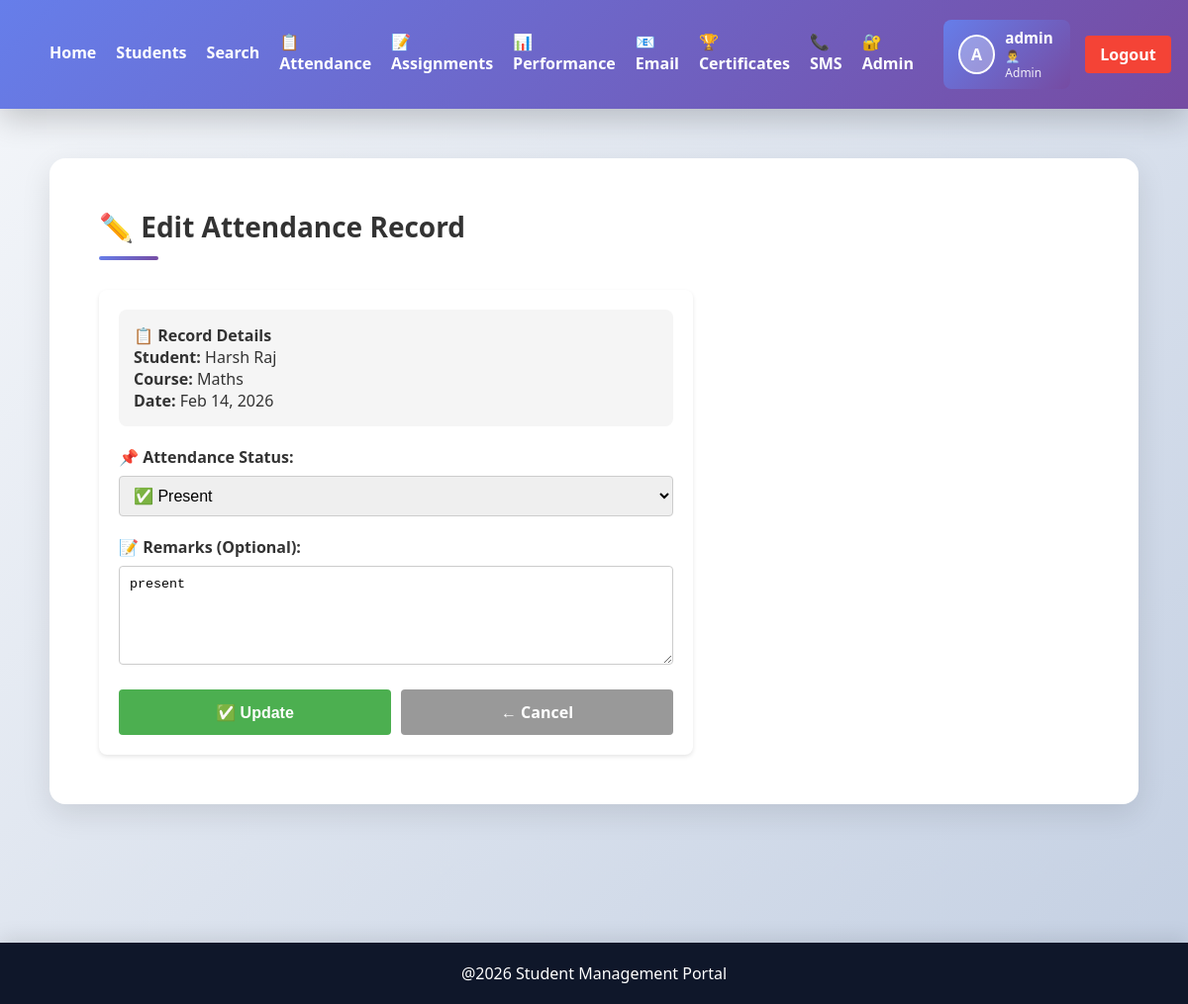
The app's page /edit-attendance/1/ (signed in) with its own data.
### students/models.py (models this page shows, shortened)
class Attendance(models.Model):
    student = models.ForeignKey(Student, on_delete=models.CASCADE, related_name='attendances')
    date = models.DateField(default=date.today)
    status = models.CharField(max_length=20, choices=[
        ('present', 'Present'),
        ('absent', 'Absent'),
        ('leave', 'Leave'),
        ('late', 'Late'),
    ], default='present')
    remarks = models.TextField(blank=True, null=True)
    created_at = models.DateTimeField(auto_now_add=True)
    class Meta:
        ordering = ['-date']
        unique_together = ('student', 'date')

class Student(models.Model):
    name = models.CharField(max_length=100)
    course = models.CharField(max_length=100)
    marks = models.IntegerField()
    age = models.IntegerField(default=18)
    profile_pic = models.ImageField(upload_to='profiles/', blank=True, null=True)

### students/views.py (the view)
# urls.py: path('edit-attendance/<int:attendance_id>/', views.edit_attendance, name='edit_attendance'),
@login_required(login_url='login')
@user_passes_test(is_admin, login_url='home')
def edit_attendance(request, attendance_id):
    attendance = Attendance.objects.get(id=attendance_id)
    if request.method == 'POST':
        attendance.status = request.POST.get('status')
        attendance.remarks = request.POST.get('remarks', '')
        attendance.save()
        return redirect('attendance')
    data = {
        'attendance': attendance,
        'status_choices': Attendance._meta.get_field('status').choices,
    }
    return render(request, 'edit_attendance.html', data)

### students/views.py (called while the page is built)
def is_admin(user):
    return user.is_superuser or user.is_staff

### students/templates/edit_attendance.html (shortened to what this page needs)
{% extends 'base.html' %}
{% block content %}
<section class="content-section">
    <h2>✏️ Edit Attendance Record</h2>
    <div style="background: white; padding: 20px; border-radius: 8px; box-shadow: 0 2px 4px rgba(0,0,0,0.1); max-width: 600px;">
        <div style="background: #f5f5f5; padding: 15px; border-radius: 8px; margin-bottom: 20px;">
            <h4 style="margin-top: 0;">📋 Record Details</h4>
            <p><strong>Student:</strong> {{ attendance.student.name }}</p>
            <p><strong>Course:</strong> {{ attendance.student.course }}</p>
            <p><strong>Date:</strong> {{ attendance.date|date:"M d, Y" }}</p>
        </div>
        <form method="POST" style="display: flex; flex-direction: column; gap: 20px;">
            <div>
                <label style="display: block; margin-bottom: 8px; font-weight: 600;">📌 Attendance Status:</label>
                <select name="status" required style="width: 100%; padding: 10px; border: 1px solid #ccc; border-radius: 4px; font-size: 1em;">
                    {% for choice_val, choice_label in status_choices %}
                        <option value="{{ choice_val }}" {% if attendance.status == choice_val %}selected{% endif %}>
                            {% if choice_val == 'present' %}✅ {{ choice_label }}
                            {% elif choice_val == 'absent' %}❌ {{ choice_label }}
                            {% elif choice_val == 'leave' %}🏖️ {{ choice_label }}
                            {% else %}⏰ {{ choice_label }}{% endif %}
                        </option>
                    {% endfor %}
                </select>
            </div>
            <div>
                <label style="display: block; margin-bottom: 8px; font-weight: 600;">📝 Remarks (Optional):</label>
                <textarea name="remarks" style="width: 100%; padding: 10px; border: 1px solid #ccc; border-radius: 4px; min-height: 100px; box-sizing: border-box;">{{ attendance.remarks }}</textarea>
            </div>
            <div style="display: flex; gap: 10px;">
                <button type="submit" style="flex: 1; padding: 12px; background: #4caf50; color: white; border: none; border-radius: 4px; font-weight: 600; cursor: pointer; font-size: 1em;">✅ Update</button>
                <a href="{% url 'attendance' %}" style="flex: 1; padding: 12px; background: #999; color: white; border-radius: 4px; text-decoration: none; font-weight: 600; text-align: center; font-size: 1em;">← Cancel</a>
            </div>
        </form>
    </div>
</section>
{% endblock %}

### students/templates/base.html (shortened to what this page needs)
{% load student_extras %}
{% load static %}
<!DOCTYPE html>
<html>
    <head>
        <link rel="stylesheet" href="{%static 'css/style.css'%}">
    </head>
    <body>
        <header class="navbar">
            <nav style="display: flex; justify-content: space-between; align-items: center;">
                <div style="display: flex; gap: 20px; align-items: center;">
                    <a href="{% url 'home' %}">Home</a>
                    <a href="{% url 'students' %}">Students</a>
                    <a href="{% url 'search' %}">Search</a>
                    <a href="{% url 'attendance' %}">📋 Attendance</a>
                    <a href="{% url 'assignments' %}">📝 Assignments</a>
                    <a href="{% url 'performance_charts' %}">📊 Performance</a>
                    {% if user.is_staff or user.is_superuser %}
                        <a href="{% url 'email_notifications' %}">📧 Email</a>
                        <a href="{% url 'certificates' %}">🏆 Certificates</a>
                        <a href="{% url 'sms_alerts' %}">📞 SMS</a>
                        <a href="{% url 'admin_panel' %}">🔐 Admin</a>
                    {% endif %}
                </div>
                <div style="display: flex; align-items: center; gap: 15px;">
                    {% if user.is_authenticated %}
                        {% with admin_user=user %}
                            {% if user.is_staff or user.is_superuser %}
                                <div style="display: flex; align-items: center; gap: 10px; padding: 8px 15px; background: linear-gradient(135deg, #667eea, #764ba2); border-radius: 8px; color: white;">
                                    {% with profile=admin_user.student_set.first %}
                                        {% if profile.profile_pic %}
                                            <img src="{{ profile.profile_pic.url }}" alt="{{ admin_user.username }}" style="width: 40px; height: 40px; border-radius: 50%; object-fit: cover; border: 2px solid white;">
                                        {% else %}
                                            <div style="width: 40px; height: 40px; border-radius: 50%; background: rgba(255,255,255,0.3); display: flex; align-items: center; justify-content: center; font-weight: bold; border: 2px solid white;">
                                                {{ admin_user.first_name|first|upper|default:admin_user.username|first|upper }}
                                            </div>
                                        {% endif %}
                                    {% endwith %}
                                    <div>
                                        <div style="font-weight: 600; font-size: 0.95em;">{{ admin_user.first_name|default:admin_user.username }}</div>
                                        <div style="font-size: 0.75em; opacity: 0.9;">👨‍💼 Admin</div>
                                    </div>
                                </div>
                            {% endif %}
                        {% endwith %}
                        <a href="{% url 'logout' %}" style="padding: 8px 15px; background: #f44336; color: white; border-radius: 4px; text-decoration: none; font-weight: 600;">Logout</a>
                    {% else %}
                        <a href="{% url 'login' %}">Login</a>
                    {% endif %}
                </div>
            </nav>
        </header>
        <div class="container">
            {% block content %}
            {% endblock %}
        </div>
        <footer class="footer">
            <p>@2026 Student Management Portal</p>
        </footer>
    </body>
</html>

### students/static/css/style.css (style rules this page uses)
* { margin: 0; padding: 0; box-sizing: border-box; }
body { font-family: 'Segoe UI', 'Roboto', Tahoma, Geneva, Verdana, sans-serif; background: linear-gradient(135deg, #f5f7fa 0%, #c3cfe2 100%); min-height: 100vh; color: #333; }
.navbar { background: linear-gradient(135deg, #667eea 0%, #764ba2 100%); color: white; display: flex; justify-content: space-between; align-items: center; padding: 20px 50px; box-shadow: 0 10px 30px rgba(0, 0, 0, 0.2); position: sticky; top: 0; z-index: 100; }
nav { display: flex; gap: 30px; }
.navbar a { color: white; text-decoration: none; font-weight: 600; transition: all 0.3s ease; position: relative; padding-bottom: 5px; }
.navbar a::after { content: ''; position: absolute; bottom: 0; left: 0; width: 0; height: 2px; background: #fbbf24; transition: width 0.3s ease; }
.container { padding: 50px; max-width: 1400px; margin: 0 auto; }
.content-section { background: white; padding: 50px; margin-bottom: 40px; border-radius: 16px; box-shadow: 0 10px 30px rgba(0, 0, 0, 0.1); }
.content-section h2, .content-section h3 { color: #333; margin-top: 0; margin-bottom: 30px; font-size: 28px; font-weight: 700; position: relative; padding-bottom: 15px; }
.content-section h2::after, .content-section h3::after { content: ''; position: absolute; bottom: 0; left: 0; width: 60px; height: 4px; background: linear-gradient(135deg, #667eea, #764ba2); border-radius: 2px; }
.footer { background: linear-gradient(135deg, #667eea, #764ba2); color: white; text-align: center; padding: 30px; margin-top: 60px; box-shadow: 0 -5px 20px rgba(0, 0, 0, 0.1); }
.footer p { margin: 0; font-weight: 500; }
.footer { text-align:center; background:#0f172a; color:white; padding:20px; margin-top:50px; }

### records on screen
Attendance: student.name "Harsh Raj", student.course "Maths", date "Feb 14, 2026", status "✅ Present", remarks "present"

### other values on screen
{{ admin_user.first_name|default:admin_user.username }} "admin"
